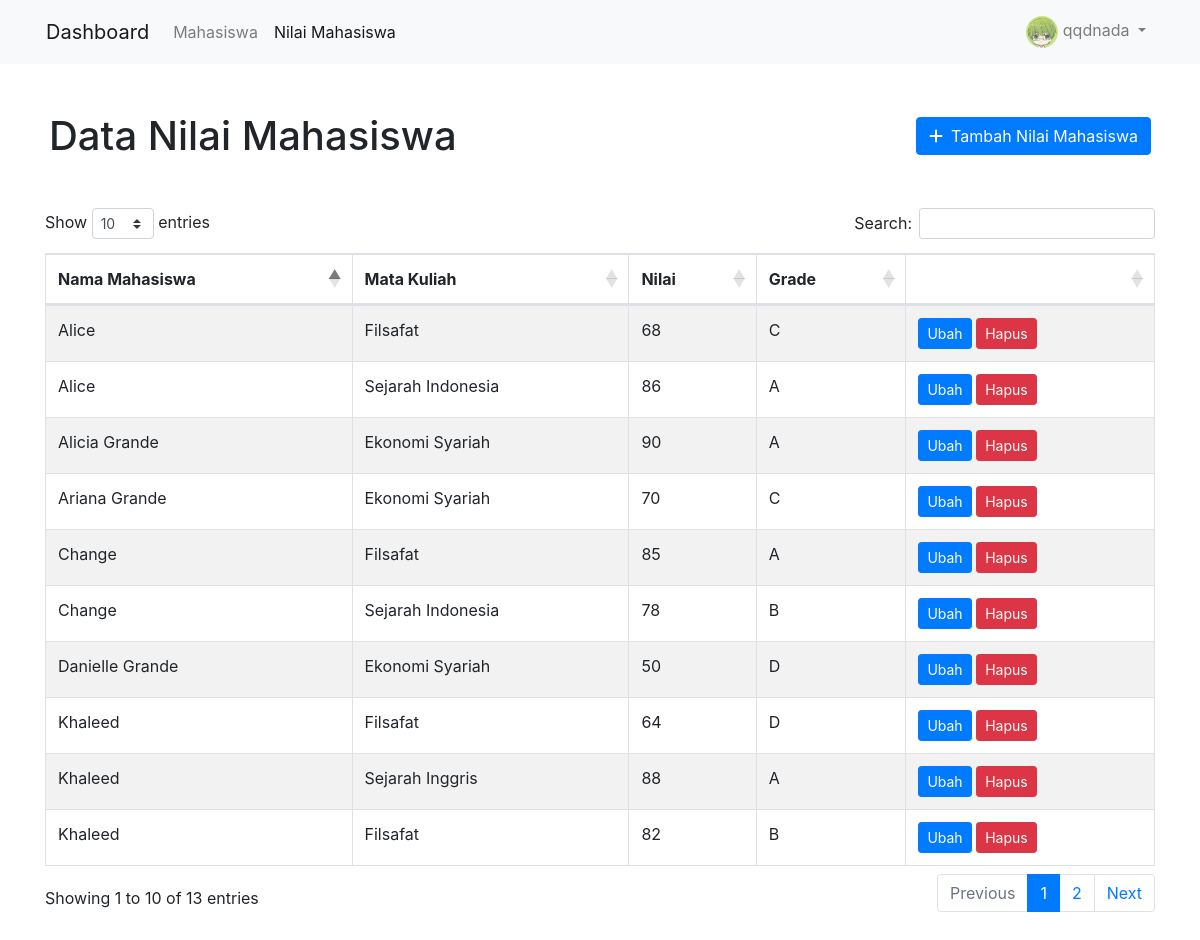
The page /showNilai.php (signed in) on the database its author committed.
### tables this page shows
CREATE TABLE `nilai_mahasiswa` (
  `nilaimahasiswa_id` int(11) NOT NULL AUTO_INCREMENT,
  `mahasiswa_nim` int(11) NOT NULL,
  `nilaimahasiswa_mata_kuliah` varchar(255) NOT NULL,
  `nilaimahasiswa_nilai` int(4) NOT NULL,
  PRIMARY KEY (`nilaimahasiswa_id`),
  FOREIGN KEY (`mahasiswa_nim`) REFERENCES mahasiswa(`mahasiswa_nim`)
);

### showNilai.php (the view, shortened to what this page needs)
<?php
require_once("config.php");
$sql = "SELECT * FROM nilai_mahasiswa";
$stmt = $db->prepare($sql);
$stmt->execute();
$nilai_mahasiswa = $stmt->fetchAll(PDO::FETCH_ASSOC);
$nilai_info = [];
if ($nilai_mahasiswa) {
    foreach($nilai_mahasiswa as $nilai) {
        $sql_mahasiswa = "SELECT mahasiswa_nama FROM mahasiswa WHERE mahasiswa_nim=:nim";
        $stmt_mahasiswa = $db->prepare($sql_mahasiswa);
        $stmt_mahasiswa->bindParam(':nim', $nilai['mahasiswa_nim'], PDO::PARAM_INT);
        $stmt_mahasiswa->execute();
        $nama_mahasiswa = $stmt_mahasiswa->fetch(PDO::FETCH_ASSOC);
        $info_nilai = [
            'id'                => $nilai['nilaimahasiswa_id'],
            'nama_mahasiswa'    => $nama_mahasiswa['mahasiswa_nama'],
            'mata_kuliah'       => $nilai['nilaimahasiswa_mata_kuliah'],
            'nilai'             => $nilai['nilaimahasiswa_nilai'],
        ];
        array_push($nilai_info, $info_nilai);
    }
}
?>
<!DOCTYPE html>
<html lang="en">
<head>
    <link rel="stylesheet" href="https://stackpath.bootstrapcdn.com/bootstrap/4.3.1/css/bootstrap.min.css">
    <link rel="stylesheet" type="text/css" href="https://cdn.datatables.net/1.10.25/css/dataTables.bootstrap4.min.css">
</head>
<body>
    <header class="bg-light">
    <div class="container p-0">
        <nav class="navbar navbar-expand-lg navbar-light justify-content-between">
            <a class="navbar-brand" href="#">Dashboard</a>
            <ul class="navbar-nav mr-auto">
                <li class="nav-item">
                    <a class="nav-link" href="showMahasiswa.php">Mahasiswa</a>
                </li>
                <li class="nav-item active">
                    <a class="nav-link" href="showNilai.php">Nilai Mahasiswa<span class="sr-only">(current)</span></a>
                </li>
            </ul>
            <div class="justify-content-end">
                <ul class="navbar-nav mr-auto">
                    <li class="nav-item dropdown">
                        <a class="nav-link dropdown-toggle" href="#" id="navbarDropdown" role="button" data-toggle="dropdown" aria-haspopup="true" aria-expanded="false">
                            <img src="<?php echo $_SESSION["user"]["admin_photo"] ?>" alt="" style="height: 32px; border-radius:50%">
                            <?php echo $_SESSION["user"]["admin_username"] ?>
                        </a>
                    </li>
                </ul>
            </div>
        </nav>
    </div>
    </header>
    <div class="container mb-5">
        <div class="row">
            <div class="col-md-12">
                <div class="row mx-1 justify-content-between align-items-center">
                    <h1 class="my-5">Data Nilai Mahasiswa</h1>
                    <a href="addNilai.php" class="btn btn-primary" style="height: fit-content;"><i class="fas fa-plus mr-2"></i>Tambah Nilai Mahasiswa</a>
                </div>
            </div>
        </div>
    <table id="example" class="table table-striped table-bordered" style="width:100%">
        <thead>
            <tr>
                <th>Nama Mahasiswa</th>
                <th>Mata Kuliah</th>
                <th>Nilai</th>
                <th>Grade</th>
                <th></th>
            </tr>
        </thead>
        <tbody>
            <?php
                foreach($nilai_info as $n) { ?>
            <tr>
                <td><?php echo $n["nama_mahasiswa"]?></td>
                <td><?php echo $n["mata_kuliah"]?></td>
                <td><?php echo $n["nilai"]?></td>
                <td><?php
                    if ($n["nilai"] >= 85) {
                        echo "A";
                    } elseif ($n["nilai"] >= 75) {
                        echo "B";
                    } elseif ($n["nilai"] >= 65) {
                        echo "C";
                    } elseif ($n["nilai"] >= 50) {
                        echo "D";
                    } else {
                        echo "E";
                    }?>
                </td>
                <td>
                    <a href="editNilai.php?id=<?php echo $n['id']?>" class="btn btn-primary btn-sm">Ubah</a>
                    <button type="button" onclick="getId(<?php echo $n['id']?>)" class="btn btn-danger btn-sm" data-toggle="modal" data-target="#exampleModalCenter">Hapus</button>
                </td>
            </tr>
            <?php } ?>
        </tbody>
    </table>
    </div>
</body>
</html>

### rows shown on the page
nilai_mahasiswa: nama_mahasiswa "Change", nilaimahasiswa_mata_kuliah "Filsafat", nilaimahasiswa_nilai "85", shows "A"
nilai_mahasiswa: nama_mahasiswa "Khaleed", nilaimahasiswa_mata_kuliah "Filsafat", nilaimahasiswa_nilai "64", shows "D"
nilai_mahasiswa: nama_mahasiswa "Alice", nilaimahasiswa_mata_kuliah "Filsafat", nilaimahasiswa_nilai "68", shows "C"
nilai_mahasiswa: nama_mahasiswa "Alicia Grande", nilaimahasiswa_mata_kuliah "Ekonomi Syariah", nilaimahasiswa_nilai "90"
nilai_mahasiswa: nama_mahasiswa "Ariana Grande", nilaimahasiswa_mata_kuliah "Ekonomi Syariah", nilaimahasiswa_nilai "70", shows "C"
nilai_mahasiswa: nama_mahasiswa "Danielle Grande", nilaimahasiswa_mata_kuliah "Ekonomi Syariah", nilaimahasiswa_nilai "50"
nilai_mahasiswa: nama_mahasiswa "Khaleed", nilaimahasiswa_mata_kuliah "Sejarah Inggris", nilaimahasiswa_nilai "88", shows "A"
nilai_mahasiswa: nama_mahasiswa "Khaleed", nilaimahasiswa_mata_kuliah "Filsafat", nilaimahasiswa_nilai "82", shows "B"
nilai_mahasiswa: nama_mahasiswa "Change", nilaimahasiswa_mata_kuliah "Sejarah Indonesia", nilaimahasiswa_nilai "78", shows "B"
nilai_mahasiswa: nama_mahasiswa "Alice", nilaimahasiswa_mata_kuliah "Sejarah Indonesia", nilaimahasiswa_nilai "86"

### other values the page prints
$_SESSION["user"]["admin_username"] "qqdnada"
